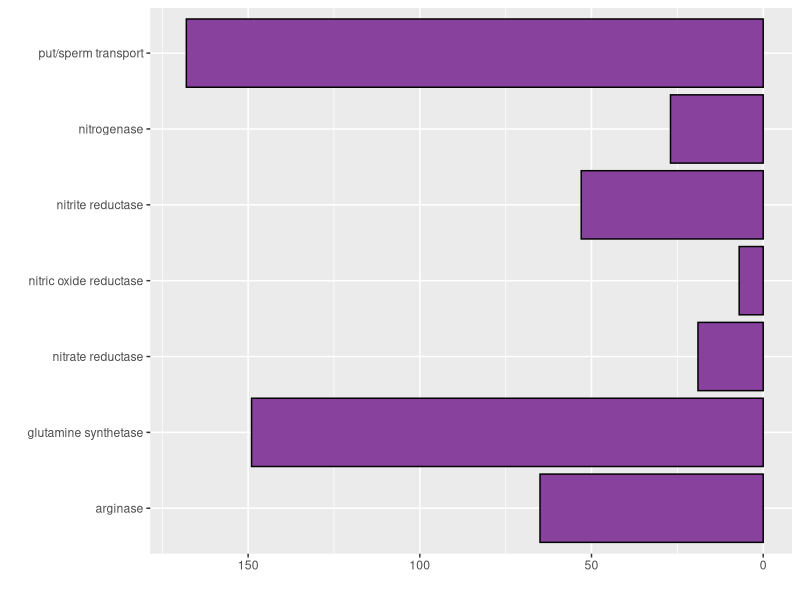
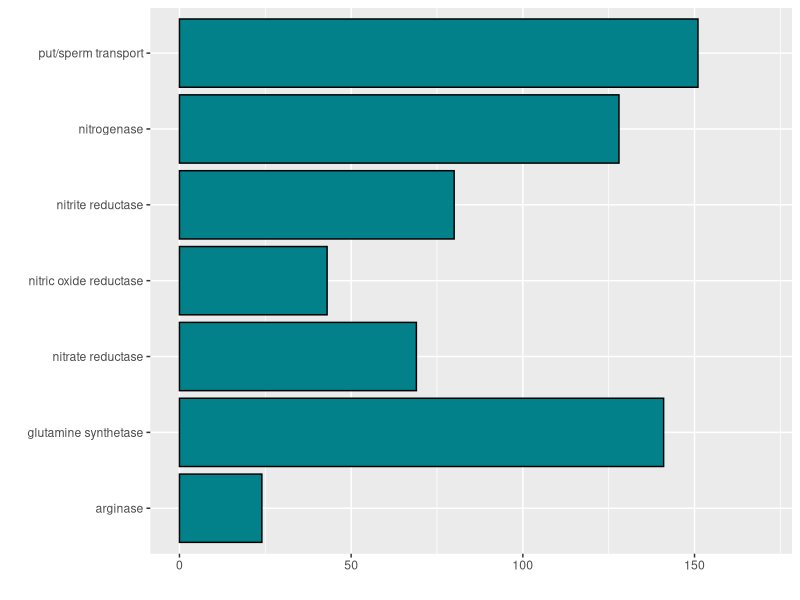

Reproduce these figures in R, in order.
# Make figure of nitrogen marker genes by lake
library(ggplot2)
library(cowplot)

genes <- c("nitrogenase", "nitrate reductase", "nitrite reductase", "nitric oxide reductase", "arginase", "glutamine synthetase", "put/sperm transport")
me.counts <- c(27, 19, 53, 7, 65, 149, 168)
tb.counts <- c(128, 69, 80, 43, 24, 141, 151)

# Counts obtained by searching for key genes in IMG function search. Can have more than one hit per genome. 

ME.plot <- data.frame(genes, me.counts)
TB.plot <- data.frame(genes, tb.counts)

ggplot(data = ME.plot, aes(x = genes, y = me.counts)) + geom_bar(stat = "identity", fill = "#88419d", color = "black") + labs(x = "", y = "") + coord_flip() + scale_y_reverse(limits = c(170, 0))

ggplot(data = TB.plot, aes(x = genes, y = tb.counts)) + geom_bar(stat = "identity", fill = "#02818a", color = "black") + labs(x = "", y = "") + coord_flip() + ylim(0, 170)
